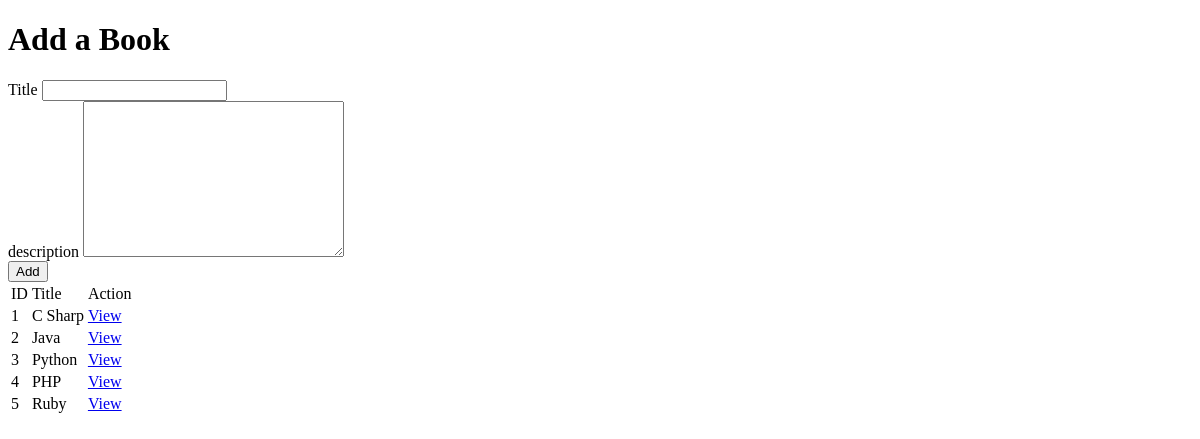
Before: / with the older database file.
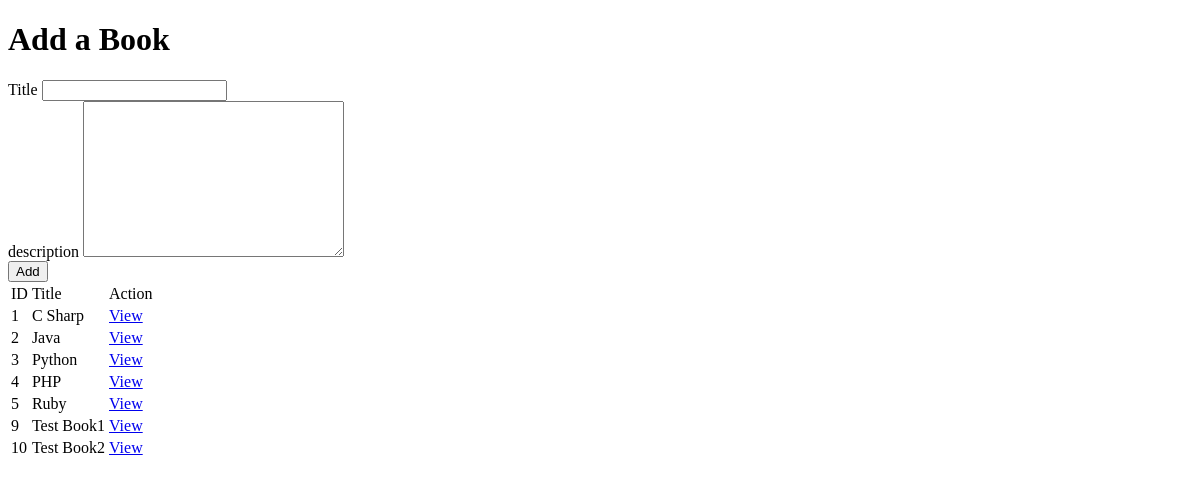
After: the same page with the newer database file.
### book_authors_app/models.py (models this page shows, shortened)
class Book(models.Model):
    title = models.CharField(max_length=255)
    desc = models.TextField()
    created_at = models.DateTimeField(auto_now_add=True)
    updated_at = models.DateTimeField(auto_now=True)

### book_authors_app/views.py (the view)
# urls.py: path('', views.index),  #home- books page
def index(request):
    context = {
        'all_books' : Book.objects.all(),
    }
    return render(request, "books.html", context)

### book_authors_app/templates/books.html (shortened to what this page needs)
<!DOCTYPE html>
<html lang="en">
<head>
</head>
<body>
    <div id="wrapper">
        <form action="/create_book" method="POST">
            <h1>Add a Book</h1>
            <div class="formLabel">
                <label for="title">Title</label>
                <input type="text" name="title" id="booktitle">
            </div>
            <div class="formLabel">
                <label for="description">description</label>
                <textarea name="desc" id="bookdesc" cols="30" rows="10"></textarea>
            </div>
            <input type="submit" value="Add">
        </form>
        <table>
            <thead>
                <tr>
                    <td>ID</td>
                    <td>Title</td>
                    <td>Action</td>
                </tr>
            </thead>
            <tbody>
                {% for book in all_books %}
                <tr>
                    <td>{{book.id}}</td>
                    <td>{{book.title}}</td>
                    <td>
                        <a href="/view_book/{{book.id}}">View</a>                       </li>
                    </td>
                </tr>
                {% endfor %}
            </tbody>
        </table>
    </div>
</body>
</html>

Changed rows visible on the page:
added Book: id "9", title "Test Book1"
added Book: id "10", title "Test Book2"
